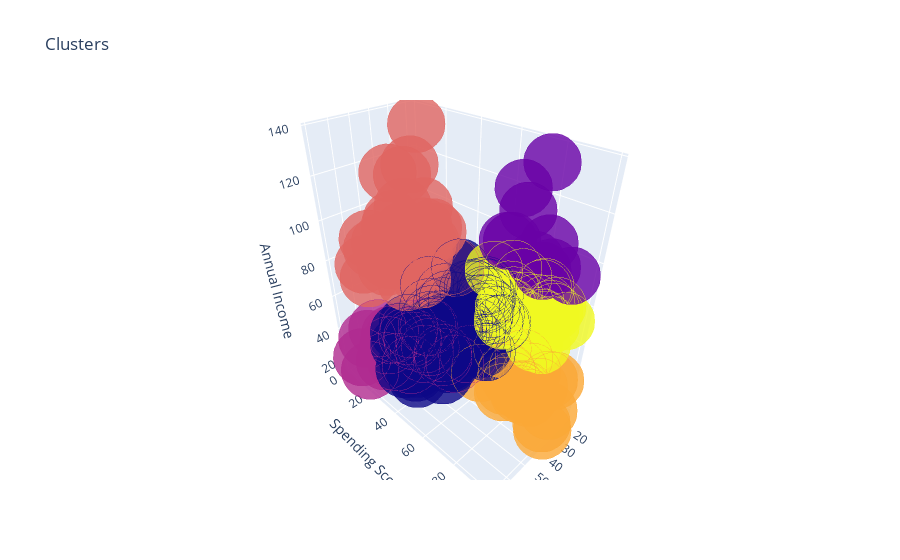

Notebook cell for this chart:
### Code cell
df['label3'] =  labels3
trace1 = go.Scatter3d(
    x= df['Age'],
    y= df['Spending Score (1-100)'],
    z= df['Annual Income (k$)'],
    mode='markers',
     marker=dict(
        color = df['label3'], 
        size= 20,
        line=dict(
            color= df['label3'],
            width= 12
        ),
        opacity=0.8
     )
)
data = [trace1]
layout = go.Layout(
#     margin=dict(
#         l=0,
#         r=0,
#         b=0,
#         t=0
#     )
    title= 'Clusters',
    scene = dict(
            xaxis = dict(title  = 'Age'),
            yaxis = dict(title  = 'Spending Score'),
            zaxis = dict(title  = 'Annual Income')
        )
)
fig = go.Figure(data=data, layout=layout)
py.offline.iplot(fig)

### Figure 1 — Plotly figure (JSON) as saved in the notebook; plotly's stock layout.template omitted (floating-point values rounded to 4 significant figures; data arrays with more than 128 entries replaced by an {"elided": "..."} marker saying what was removed)
{"data": [{"y": {"elided": "200 int values"}, "mode": "markers", "marker": {"color": {"elided": "200 int values"}, "opacity": 0.8, "line": {"color": {"elided": "200 int values"}, "width": 12}, "size": 20}, "x": {"elided": "200 int values"}, "z": {"elided": "200 int values"}, "type": "scatter3d"}], "layout": {"scene": {"zaxis": {"title": {"text": "Annual Income"}}, "xaxis": {"title": {"text": "Age"}}, "yaxis": {"title": {"text": "Spending Score"}}}, "title": {"text": "Clusters"}}}
